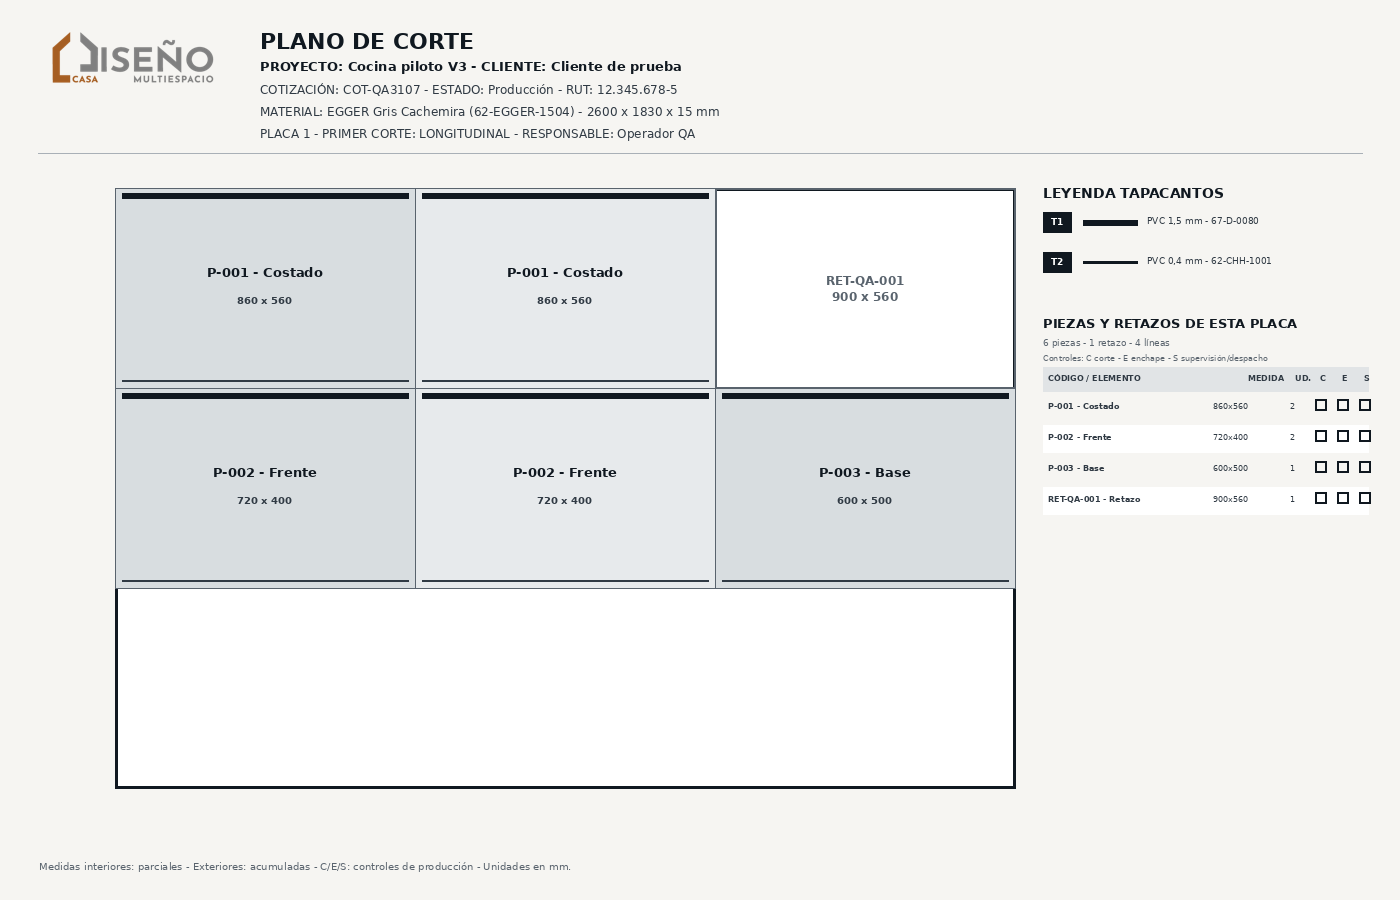

Recreate this plot in Python.
from pathlib import Path

from PIL import Image, ImageDraw, ImageFont
from reportlab.lib.pagesizes import A4, landscape
from reportlab.lib.utils import ImageReader
from reportlab.pdfgen import canvas


ROOT = Path(__file__).resolve().parents[2]
OUTPUT = ROOT / "tmp" / "pdfs"
PNG = OUTPUT / "qa_v3_production_sheet.png"
PDF = OUTPUT / "qa_v3_production_sheet.pdf"
FONT = "/usr/share/fonts/truetype/dejavu/DejaVuSans.ttf"
FONT_BOLD = "/usr/share/fonts/truetype/dejavu/DejaVuSans-Bold.ttf"


def font(size, bold=False):
    return ImageFont.truetype(FONT_BOLD if bold else FONT, size)


image = Image.new("RGB", (1400, 900), "#f6f5f2")
draw = ImageDraw.Draw(image)
logo_path = ROOT / "public" / "logo-casa-diseno.png"
logo = Image.open(logo_path).convert("RGBA")
logo.thumbnail((190, 68))
image.paste(logo, (38, 24), logo)

navy = "#101820"
ink = "#303a44"
muted = "#59636d"
line = "#a9b0b7"
draw.text((260, 28), "PLANO DE CORTE", fill=navy, font=font(22, True))
draw.text(
    (260, 58),
    "PROYECTO: Cocina piloto V3 - CLIENTE: Cliente de prueba",
    fill=navy,
    font=font(13, True),
)
draw.text(
    (260, 82),
    "COTIZACIÓN: COT-QA3107 - ESTADO: Producción - RUT: 12.345.678-5",
    fill=ink,
    font=font(12),
)
draw.text(
    (260, 104),
    "MATERIAL: EGGER Gris Cachemira (62-EGGER-1504) - 2600 x 1830 x 15 mm",
    fill=ink,
    font=font(12),
)
draw.text(
    (260, 126),
    "PLACA 1 - PRIMER CORTE: LONGITUDINAL - RESPONSABLE: Operador QA",
    fill=ink,
    font=font(12),
)
draw.line((38, 153, 1362, 153), fill=line, width=1)

plate = (115, 188, 1015, 788)
draw.rectangle(plate, fill="white", outline=navy, width=3)
pieces = [
    (115, 188, 415, 388, "P-001 - Costado", "860 x 560"),
    (415, 188, 715, 388, "P-001 - Costado", "860 x 560"),
    (115, 388, 415, 588, "P-002 - Frente", "720 x 400"),
    (415, 388, 715, 588, "P-002 - Frente", "720 x 400"),
    (715, 388, 1015, 588, "P-003 - Base", "600 x 500"),
]
for index, (x1, y1, x2, y2, label, measure) in enumerate(pieces):
    draw.rectangle(
        (x1, y1, x2, y2),
        fill="#d8dde0" if index % 2 == 0 else "#e7eaec",
        outline=muted,
        width=1,
    )
    draw.text(((x1 + x2) / 2, (y1 + y2) / 2 - 16), label, fill=navy, font=font(13, True), anchor="mm")
    draw.text(((x1 + x2) / 2, (y1 + y2) / 2 + 12), measure, fill=ink, font=font(10, True), anchor="mm")
    draw.line((x1 + 7, y1 + 7, x2 - 7, y1 + 7), fill=navy, width=6)
    draw.line((x1 + 7, y2 - 8, x2 - 7, y2 - 8), fill=ink, width=2)
draw.rectangle((715, 188, 1015, 388), outline=muted, width=2)
draw.text((865, 288), "RET-QA-001\n900 x 560", fill=muted, font=font(12, True), anchor="mm", align="center")

right_x = 1043
draw.text((right_x, 185), "LEYENDA TAPACANTOS", fill=navy, font=font(14, True))
for index, (code, label, width) in enumerate(
    [
        ("T1", "PVC 1,5 mm - 67-D-0080", 6),
        ("T2", "PVC 0,4 mm - 62-CHH-1001", 3),
    ]
):
    y = 225 + index * 40
    draw.rectangle((right_x, y - 13, right_x + 28, y + 7), fill=navy)
    draw.text((right_x + 14, y - 3), code, fill="white", font=font(9, True), anchor="mm")
    draw.line((right_x + 40, y - 3, right_x + 94, y - 3), fill=navy, width=width)
    draw.text((right_x + 104, y - 10), label, fill=ink, font=font(9))

list_top = 315
draw.text((right_x, list_top), "PIEZAS Y RETAZOS DE ESTA PLACA", fill=navy, font=font(13, True))
draw.text((right_x, list_top + 22), "6 piezas - 1 retazo - 4 líneas", fill=muted, font=font(9))
draw.text(
    (right_x, list_top + 38),
    "Controles: C corte - E enchape - S supervisión/despacho",
    fill=muted,
    font=font(8),
)
table_right = 1368
header_y = list_top + 52
draw.rectangle((right_x, header_y, table_right, header_y + 24), fill="#e1e4e6")
draw.text((right_x + 5, header_y + 6), "CÓDIGO / ELEMENTO", fill=ink, font=font(8, True))
draw.text((1248, header_y + 6), "MEDIDA", fill=ink, font=font(8, True))
draw.text((1295, header_y + 6), "UD.", fill=ink, font=font(8, True))
for index, label in enumerate(["C", "E", "S"]):
    draw.text((1320 + index * 22, header_y + 6), label, fill=ink, font=font(8, True))

rows = [
    ("P-001 - Costado", "860x560", "2"),
    ("P-002 - Frente", "720x400", "2"),
    ("P-003 - Base", "600x500", "1"),
    ("RET-QA-001 - Retazo", "900x560", "1"),
]
for index, (label, measure, quantity) in enumerate(rows):
    y = header_y + 34 + index * 31
    if index % 2:
        draw.rectangle((right_x, y - 7, table_right, y + 20), fill="#ffffff")
    draw.text((right_x + 5, y), label, fill=ink, font=font(8, True))
    draw.text((1248, y), measure, fill=ink, font=font(8), anchor="ra")
    draw.text((1295, y), quantity, fill=ink, font=font(8), anchor="ra")
    for box_index in range(3):
        bx = 1315 + box_index * 22
        draw.rectangle((bx, y - 2, bx + 11, y + 9), outline=navy, width=2)

draw.text(
    (39, 860),
    "Medidas interiores: parciales - Exteriores: acumuladas - C/E/S: controles de producción - Unidades en mm.",
    fill=muted,
    font=font(10),
)
image.save(PNG)

page_width, page_height = landscape(A4)
pdf = canvas.Canvas(str(PDF), pagesize=(page_width, page_height))
scale = min((page_width - 28) / image.width, (page_height - 32) / image.height)
draw_width = image.width * scale
draw_height = image.height * scale
pdf.drawImage(
    ImageReader(image),
    (page_width - draw_width) / 2,
    (page_height - draw_height) / 2,
    width=draw_width,
    height=draw_height,
)
pdf.setFont("Helvetica", 6.5)
pdf.setFillColorRGB(0.32, 0.37, 0.41)
pdf.drawRightString(page_width - 14, 8, "Hoja 1 de 1 - Plano y listado inseparables")
pdf.save()

print(PDF)
